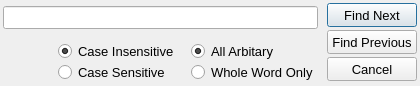
<?xml version="1.0" encoding="UTF-8"?>
<ui version="4.0">
 <class>mySearchDialog</class>
 <widget class="QDialog" name="mySearchDialog">
  <property name="geometry">
   <rect>
    <x>0</x>
    <y>0</y>
    <width>420</width>
    <height>80</height>
   </rect>
  </property>
  <property name="font">
   <font>
    <family>Tahoma</family>
    <pointsize>10</pointsize>
   </font>
  </property>
  <property name="windowTitle">
   <string>Dialog</string>
  </property>
  <property name="autoFillBackground">
   <bool>true</bool>
  </property>
  <property name="locale">
   <locale language="English" country="UnitedStates"/>
  </property>
  <layout class="QHBoxLayout" name="horizontalLayout_2">
   <property name="spacing">
    <number>3</number>
   </property>
   <property name="margin">
    <number>0</number>
   </property>
   <item>
    <layout class="QVBoxLayout" name="verticalLayout">
     <property name="spacing">
      <number>12</number>
     </property>
     <property name="leftMargin">
      <number>3</number>
     </property>
     <property name="topMargin">
      <number>6</number>
     </property>
     <property name="rightMargin">
      <number>3</number>
     </property>
     <property name="bottomMargin">
      <number>3</number>
     </property>
     <item>
      <widget class="QLineEdit" name="lineEdit"/>
     </item>
     <item>
      <layout class="QHBoxLayout" name="horizontalLayout">
       <item>
        <spacer name="horizontalSpacer">
         <property name="orientation">
          <enum>Qt::Horizontal</enum>
         </property>
         <property name="sizeHint" stdset="0">
          <size>
           <width>27</width>
           <height>38</height>
          </size>
         </property>
        </spacer>
       </item>
       <item>
        <layout class="QVBoxLayout" name="caseLayout">
         <property name="spacing">
          <number>0</number>
         </property>
         <item>
          <widget class="QRadioButton" name="caseButton1">
           <property name="text">
            <string>Case Insensitive</string>
           </property>
           <property name="checked">
            <bool>true</bool>
           </property>
           <attribute name="buttonGroup">
            <string>caseButtonGroup</string>
           </attribute>
          </widget>
         </item>
         <item>
          <widget class="QRadioButton" name="caseButton2">
           <property name="text">
            <string>Case Sensitive</string>
           </property>
           <property name="checked">
            <bool>false</bool>
           </property>
           <attribute name="buttonGroup">
            <string>caseButtonGroup</string>
           </attribute>
          </widget>
         </item>
        </layout>
       </item>
       <item>
        <layout class="QVBoxLayout" name="wordLayout">
         <property name="spacing">
          <number>0</number>
         </property>
         <item>
          <widget class="QRadioButton" name="wordButton1">
           <property name="text">
            <string>All Arbitary</string>
           </property>
           <property name="checked">
            <bool>true</bool>
           </property>
           <attribute name="buttonGroup">
            <string>wordButtonGroup</string>
           </attribute>
          </widget>
         </item>
         <item>
          <widget class="QRadioButton" name="wordButton2">
           <property name="text">
            <string>Whole Word Only</string>
           </property>
           <property name="checked">
            <bool>false</bool>
           </property>
           <attribute name="buttonGroup">
            <string>wordButtonGroup</string>
           </attribute>
          </widget>
         </item>
        </layout>
       </item>
      </layout>
     </item>
    </layout>
   </item>
   <item>
    <layout class="QVBoxLayout" name="buttonLayout">
     <property name="spacing">
      <number>3</number>
     </property>
     <property name="sizeConstraint">
      <enum>QLayout::SetDefaultConstraint</enum>
     </property>
     <property name="margin">
      <number>3</number>
     </property>
     <item>
      <widget class="QPushButton" name="searchNextButton">
       <property name="minimumSize">
        <size>
         <width>90</width>
         <height>24</height>
        </size>
       </property>
       <property name="maximumSize">
        <size>
         <width>90</width>
         <height>24</height>
        </size>
       </property>
       <property name="text">
        <string>Find Next</string>
       </property>
      </widget>
     </item>
     <item>
      <widget class="QPushButton" name="searchPrevButton">
       <property name="sizePolicy">
        <sizepolicy hsizetype="Fixed" vsizetype="Fixed">
         <horstretch>0</horstretch>
         <verstretch>0</verstretch>
        </sizepolicy>
       </property>
       <property name="minimumSize">
        <size>
         <width>90</width>
         <height>24</height>
        </size>
       </property>
       <property name="maximumSize">
        <size>
         <width>90</width>
         <height>24</height>
        </size>
       </property>
       <property name="text">
        <string>Find Previous</string>
       </property>
      </widget>
     </item>
     <item>
      <widget class="QPushButton" name="cancelButton">
       <property name="sizePolicy">
        <sizepolicy hsizetype="Fixed" vsizetype="Fixed">
         <horstretch>0</horstretch>
         <verstretch>0</verstretch>
        </sizepolicy>
       </property>
       <property name="minimumSize">
        <size>
         <width>90</width>
         <height>24</height>
        </size>
       </property>
       <property name="maximumSize">
        <size>
         <width>90</width>
         <height>24</height>
        </size>
       </property>
       <property name="text">
        <string>Cancel</string>
       </property>
      </widget>
     </item>
    </layout>
   </item>
  </layout>
 </widget>
 <resources/>
 <connections/>
 <buttongroups>
  <buttongroup name="caseButtonGroup"/>
  <buttongroup name="wordButtonGroup"/>
 </buttongroups>
</ui>
